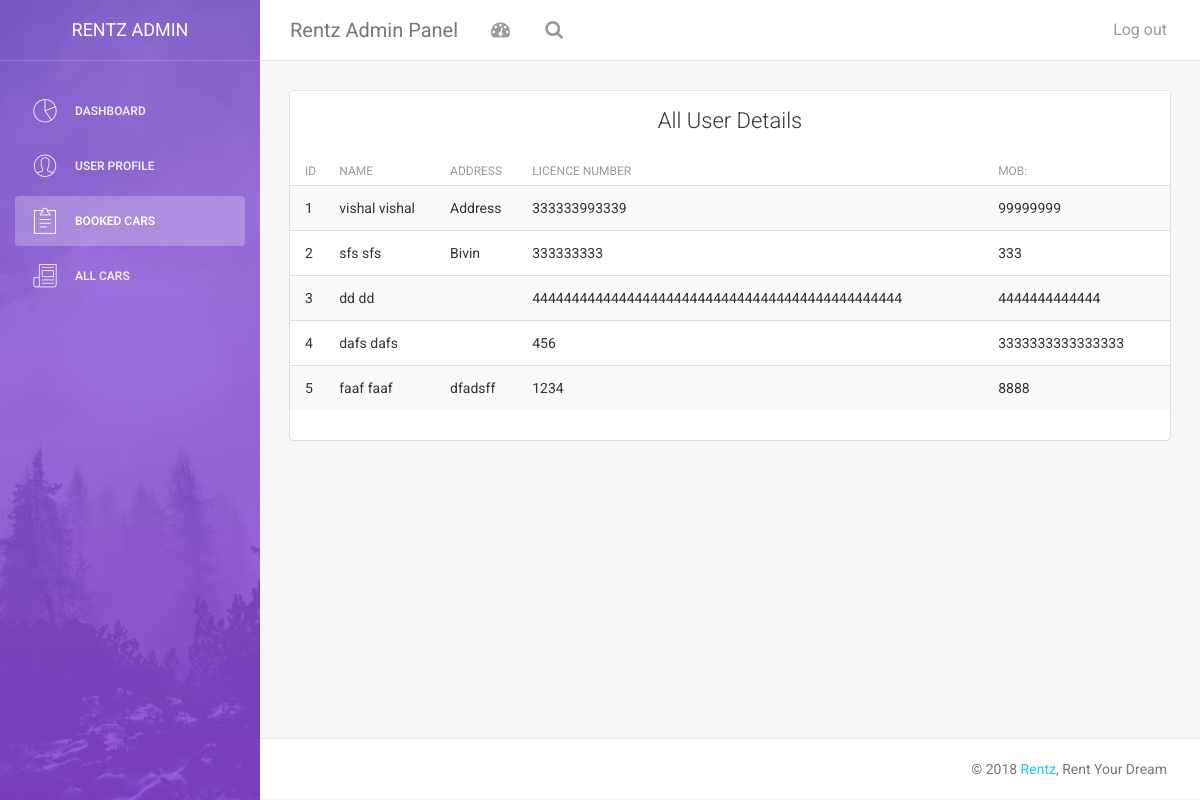
/admin/index.php?d=1 (signed in), run on the app's committed database.
### tables this page shows
CREATE TABLE IF NOT EXISTS `tbl_user` (
  `id` int(11) NOT NULL AUTO_INCREMENT,
  `category` int(11) NOT NULL,
  `firstname` varchar(256) NOT NULL,
  `lastname` varchar(256) NOT NULL,
  `address` text NOT NULL,
  `mobno` varchar(256) NOT NULL,
  `licenceno` varchar(256) NOT NULL,
  `licencephoto` varchar(256) NOT NULL,
  `idphoto` varchar(256) NOT NULL,
  `password` varchar(256) NOT NULL,
  `status` int(11) NOT NULL,
  PRIMARY KEY (`id`),
  UNIQUE KEY `licenceno_2` (`licenceno`),
  KEY `licenceno` (`licenceno`),
  KEY `licenceno_3` (`licenceno`)
);

### config.php (called while the page is built, shortened)
<?php
$connection = mysqli_connect('localhost', 'root', '');
$select_db = mysqli_select_db($connection, 'rentz');
?>

### admin/data/data_functions.php (called while the page is built, shortened)
<?php
function get_all_users()
{	include('../config.php');
	$a=0;
	$typ=array();
	$sql="SELECT * FROM `tbl_user` ORDER BY `id` DESC";
	$result=mysqli_query($connection,$sql);
	while($row=mysqli_fetch_array($result))
	{
		$typ[$a]=array();
		$typ[$a]['id']=$row['id'];
		$typ[$a]['address']=stripslashes($row['address']);
		$typ[$a]['category']=stripslashes($row['category']);
		$typ[$a]['firstname']=stripslashes($row['firstname']);
		$typ[$a]['idphoto']=stripslashes($row['idphoto']);
		$typ[$a]['lastname']=stripslashes($row['lastname']);
		$typ[$a]['licenceno']=stripslashes($row['licenceno']);
		$typ[$a]['licencephoto']=stripslashes($row['licencephoto']);
		$typ[$a]['mobno']=stripslashes($row['mobno']);
		$typ[$a]['password']=stripslashes($row['password']);
		$typ[$a]['status']=stripslashes($row['status']);
	$a++;
	}
	return $typ;
}function get_all_bookedcars()
{	include('../config.php');
	$a=0;
	$typ=array();
	$sql="SELECT * FROM `tbl_booking` ORDER BY `book_id` DESC";
	$result=mysqli_query($connection,$sql);
	while($row=mysqli_fetch_array($result))
	{
		$typ[$a]=array();
		$typ[$a]['book_id']=$row['book_id'];
		$typ[$a]['book_date']=stripslashes($row['book_date']);
		$typ[$a]['cars_id']=stripslashes($row['cars_id']);
		$typ[$a]['comments']=stripslashes($row['comments']);
		$typ[$a]['cust_id']=stripslashes($row['cust_id']);
		$typ[$a]['status']=stripslashes($row['status']);
	$a++;
	}
	return $typ;
}
?>

### admin/pages/all users.php (the view)
<?php
include('data/data_functions.php');
$pgs=get_all_users();
$counts=count($pgs);
?>
<div class="content table-responsive table-full-width">
                                <table class="table table-hover table-striped">
                                    <thead>
                                        <th>ID</th>
                                    	<th>Name</th>
                                        <th>Address</th>
                                    	<th>Licence number</th>
                                    	<th>Mob:</th>
                                    </thead>
                                    <tbody>
									<?php for($i=0;$i<$counts;$i++){?>
                                        <tr>
                                        	<td><?php echo $i+1 ?></td>
                                        	<td><?php echo $pgs[$i]['firstname']; echo "  "; echo $pgs[$i]['firstname'];?></td>
                                        	<td><?php echo $pgs[$i]['address'];?></td>
                                        	<td><?php echo $pgs[$i]['licenceno'];?></td>
                                        	<td><?php echo $pgs[$i]['mobno'];?></td>
                                        </tr>
                                        <?php } ?>
                                    </tbody>
                                </table>
 </div>

### data on the page
tbl_user: firstname "vishal", address "Address", licenceno "333333993339", mobno "99999999"
tbl_user: firstname "sfs", address "Bivin", licenceno "333333333", mobno "333"
tbl_user: firstname "dd", licenceno "44444444444444444444444444444444444444444444444", mobno "4444444444444"
tbl_user: firstname "dafs", licenceno "456", mobno "3333333333333333"
tbl_user: firstname "faaf", address "dfadsff", licenceno "1234", mobno "8888"
